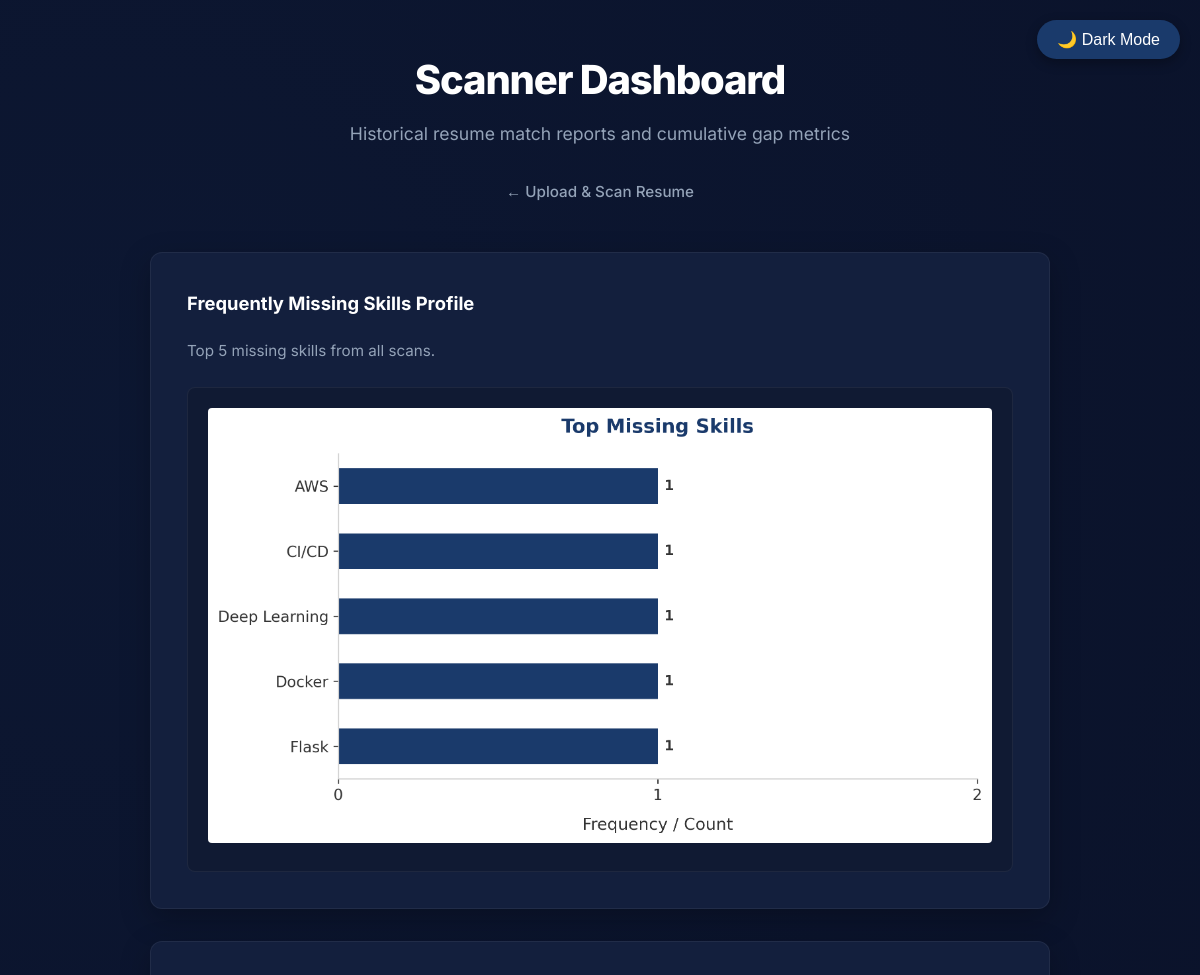
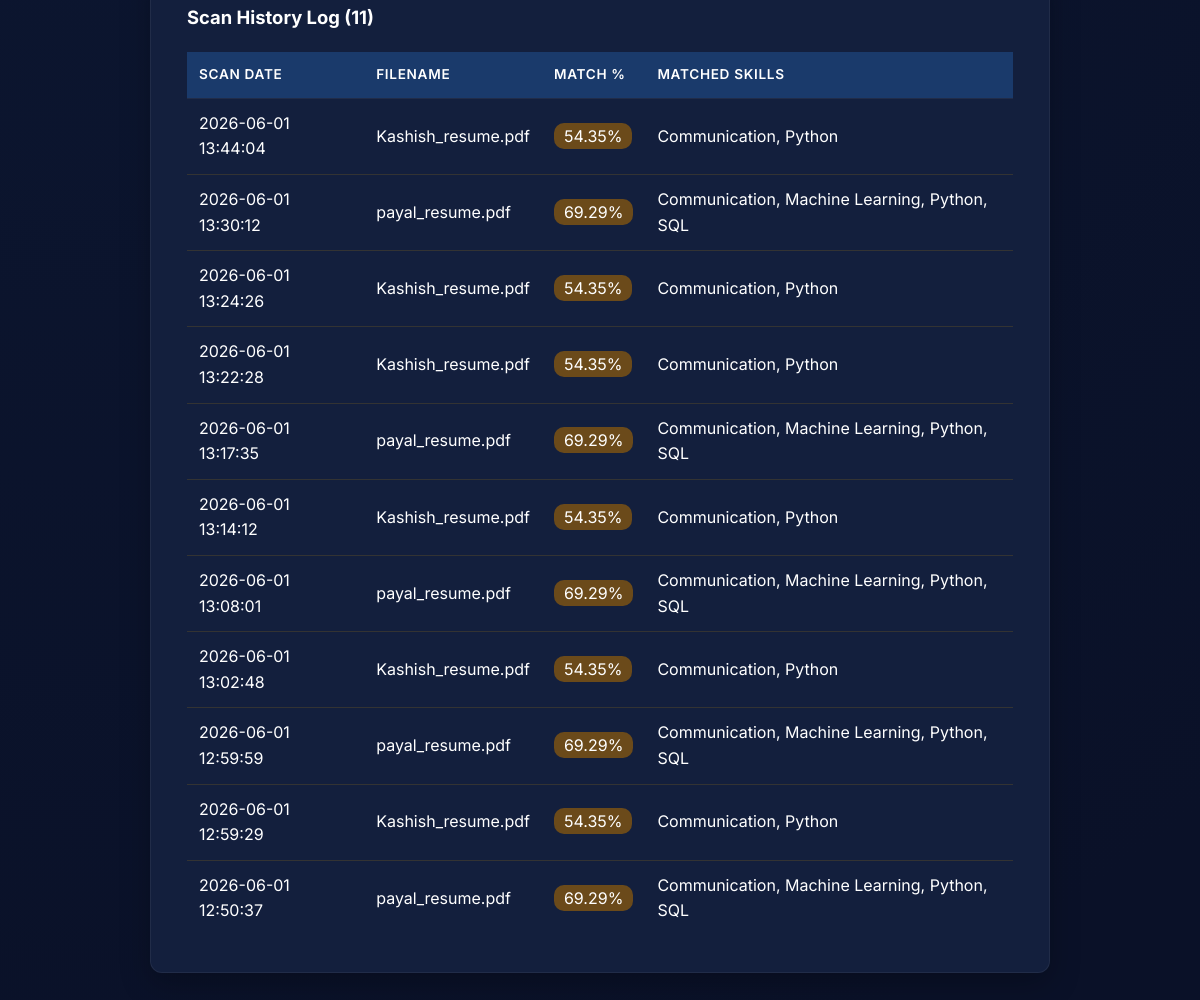
/dashboard, run on the app's committed database (2 pictures, top to bottom).
### tables this page shows
CREATE TABLE scans (
        id INTEGER PRIMARY KEY AUTOINCREMENT,
        filename TEXT NOT NULL,
        matched_skills TEXT,
        missing_skills TEXT,
        match_percent REAL,
        scan_date TEXT
    );

### app.py (the view)
@app.route('/dashboard', methods=['GET'])
def dashboard():
    scans = db_handler.get_all_scans()
    scan_list = []
    for row in scans:
        scan_list.append({
            "id": row[0],
            "filename": row[1],
            "matched_skills": row[2] if row[2] else "None",
            "missing_skills": row[3] if row[3] else "",
            "match_percent": row[4] if row[4] else 0.0,
            "scan_date": row[5] if row[5] else ""
        })
    all_missing = []
    for scan in scan_list:
        if scan["missing_skills"]:
            skills = [s.strip() for s in scan["missing_skills"].split(',') if s.strip()]
            all_missing.extend(skills)
    chart_path = visualizer.create_bar_chart(all_missing)
    chart_url = '/' + chart_path if not chart_path.startswith('/') else chart_path
    return render_template('dashboard.html',
                         history=scan_list,
                         chart_url=chart_url)

### db_handler.py (called while the page is built)
def get_all_scans():
    conn = sqlite3.connect("resumes.db")
    c = conn.cursor()
    c.execute("SELECT * FROM scans ORDER BY scan_date DESC")
    rows = c.fetchall()
    conn.close()
    return rows

### templates/dashboard.html (shortened to what this page needs)
<!DOCTYPE html>
<html lang="en">
<head>
    <link rel="stylesheet" href="{{ url_for('static', filename='css/style.css') }}">
</head>
<body>
    <button class="toggle-btn" onclick="toggleMode()" id="modeBtn">🌙 Dark Mode</button>
    <div class="container">
        <header>
            <h1>Scanner Dashboard</h1>
            <p class="subtitle">Historical resume match reports and cumulative gap metrics</p>
            <div class="nav-links">
                <a href="{{ url_for('index') }}" class="nav-link">← Upload & Scan Resume</a>
            </div>
        </header>
        <main>
            {% if history %}
                <div class="card">
                    <h3 class="skills-heading">Frequently Missing Skills Profile</h3>
                    <p style="color: var(--text-muted); margin-bottom: 1.5rem; font-size: 0.95rem;">
                        Top 5 missing skills from all scans.
                    </p>
                    <div class="chart-container">
                        <img class="chart-img" src="{{ chart_url }}?t={{ range(1, 1000000)|random }}" alt="Chart">
                    </div>
                </div>
                <div class="card">
                    <h3 class="skills-heading" style="margin-bottom: 1.25rem;">
                        Scan History Log ({{ history|length }})
                    </h3>
                    <div style="overflow-x: auto;">
                        <table>
                            <thead>
                                <tr>
                                    <th>Scan Date</th>
                                    <th>Filename</th>
                                    <th>Match %</th>
                                    <th>Matched Skills</th>
                                </tr>
                            </thead>
                            <tbody>
                                {% for item in history %}
                                <tr>
                                    <td>{{ item.scan_date }}</td>
                                    <td>{{ item.filename }}</td>
                                    <td>
                                        {% if item.match_percent >= 75 %}
                                            <span style="background:#1a6b3a; padding:3px 10px; border-radius:10px; color:white;">
                                                {{ item.match_percent }}%
                                            </span>
                                        {% else %}
                                            <span style="background:#6b4a1a; padding:3px 10px; border-radius:10px; color:white;">
                                                {{ item.match_percent }}%
                                            </span>
                                        {% endif %}
                                    </td>
                                    <td>{{ item.matched_skills }}</td>
                                </tr>
                                {% endfor %}
                            </tbody>
                        </table>
                    </div>
                </div>
            {% endif %}
        </main>
    </div>
</body>
</html>

### static/css/style.css (style rules this page uses)
:root { --primary: #1a3a6b; --primary-light: #2c5ba3; --primary-hover: #15305b; --bg-dark: #0a1128; --bg-card: #131f3d; --text-main: #f8fafc; --text-muted: #94a3b8; --text-success: #10b981; --text-danger: #ef4444; --border-color: rgba(255, 255, 255, 0.06); --card-shadow: 0 10px 30px rgba(0, 0, 0, 0.25); }
* { box-sizing: border-box; margin: 0; padding: 0; }
body { font-family: 'Inter', sans-serif; background-color: var(--bg-dark); background-image: radial-gradient(circle at 10% 20%, rgba(26, 58, 107, 0.15) 0%, rgba(10, 17, 40, 1) 90%); color: var(--text-main); min-height: 100vh; padding: 3rem 1.5rem; line-height: 1.6; }
.container { max-width: 900px; margin: 0 auto; }
header { text-align: center; margin-bottom: 2.5rem; }
h1 { font-size: 2.5rem; font-weight: 800; color: #ffffff; letter-spacing: -0.03em; margin-bottom: 0.5rem; }
.subtitle { color: var(--text-muted); font-size: 1.1rem; font-weight: 400; }
.nav-links { display: flex; justify-content: center; gap: 1.5rem; margin-top: 1.5rem; }
.nav-link { color: var(--text-muted); text-decoration: none; font-size: 0.95rem; font-weight: 500; padding: 0.5rem 1rem; border-radius: 6px; transition: all 0.2s ease; }
.card { background-color: var(--bg-card); border: 1px solid var(--border-color); border-radius: 12px; padding: 2.25rem; box-shadow: var(--card-shadow); margin-bottom: 2rem; }
.skills-heading { font-size: 1.15rem; font-weight: 700; margin-bottom: 1.25rem; color: #ffffff; }
.chart-container { background-color: rgba(0, 0, 0, 0.15); border-radius: 8px; padding: 1.25rem; border: 1px solid var(--border-color); text-align: center; }
.chart-img { max-width: 100%; height: auto; border-radius: 4px; }
table { width: 100%; border-collapse: collapse; text-align: left; }
th, td { padding: 1.1rem 1rem; border-bottom: 1px solid var(--border-color); }
th { color: var(--text-muted); font-weight: 600; font-size: 0.85rem; text-transform: uppercase; letter-spacing: 0.05em; }
tr:last-child td { border-bottom: none; }

### templates/dashboard.html (style rules this page uses)
.toggle-btn { position: fixed; top: 20px; right: 20px; background: #1a3a6b; color: white; border: none; padding: 10px 20px; border-radius: 25px; cursor: pointer; font-size: 16px; z-index: 1000; box-shadow: 0 4px 12px rgba(0,0,0,0.3); }
table { width: 100%; border-collapse: collapse; }
th { background: #1a3a6b; color: white; padding: 12px; text-align: left; }
td { padding: 12px; color: white; border-bottom: 1px solid #333; }

### data on the page
scans: scan_date "2026-06-01 13:44:04", filename "Kashish_resume.pdf", match_percent "54.35", matched_skills "Communication, Python"
scans: scan_date "2026-06-01 13:30:12", filename "payal_resume.pdf", match_percent "69.29", matched_skills "Communication, Machine Learning, Python, SQL"
scans: scan_date "2026-06-01 13:24:26", filename "Kashish_resume.pdf", match_percent "54.35", matched_skills "Communication, Python"
scans: scan_date "2026-06-01 13:22:28", filename "Kashish_resume.pdf", match_percent "54.35", matched_skills "Communication, Python"
scans: scan_date "2026-06-01 13:17:35", filename "payal_resume.pdf", match_percent "69.29", matched_skills "Communication, Machine Learning, Python, SQL"
scans: scan_date "2026-06-01 13:14:12", filename "Kashish_resume.pdf", match_percent "54.35", matched_skills "Communication, Python"
scans: scan_date "2026-06-01 13:08:01", filename "payal_resume.pdf", match_percent "69.29", matched_skills "Communication, Machine Learning, Python, SQL"
scans: scan_date "2026-06-01 13:02:48", filename "Kashish_resume.pdf", match_percent "54.35", matched_skills "Communication, Python"
scans: scan_date "2026-06-01 12:59:59", filename "payal_resume.pdf", match_percent "69.29", matched_skills "Communication, Machine Learning, Python, SQL"
scans: scan_date "2026-06-01 12:59:29", filename "Kashish_resume.pdf", match_percent "54.35", matched_skills "Communication, Python"
scans: scan_date "2026-06-01 12:50:37", filename "payal_resume.pdf", match_percent "69.29", matched_skills "Communication, Machine Learning, Python, SQL"

### other printed values
{{ history|length }} "11"
